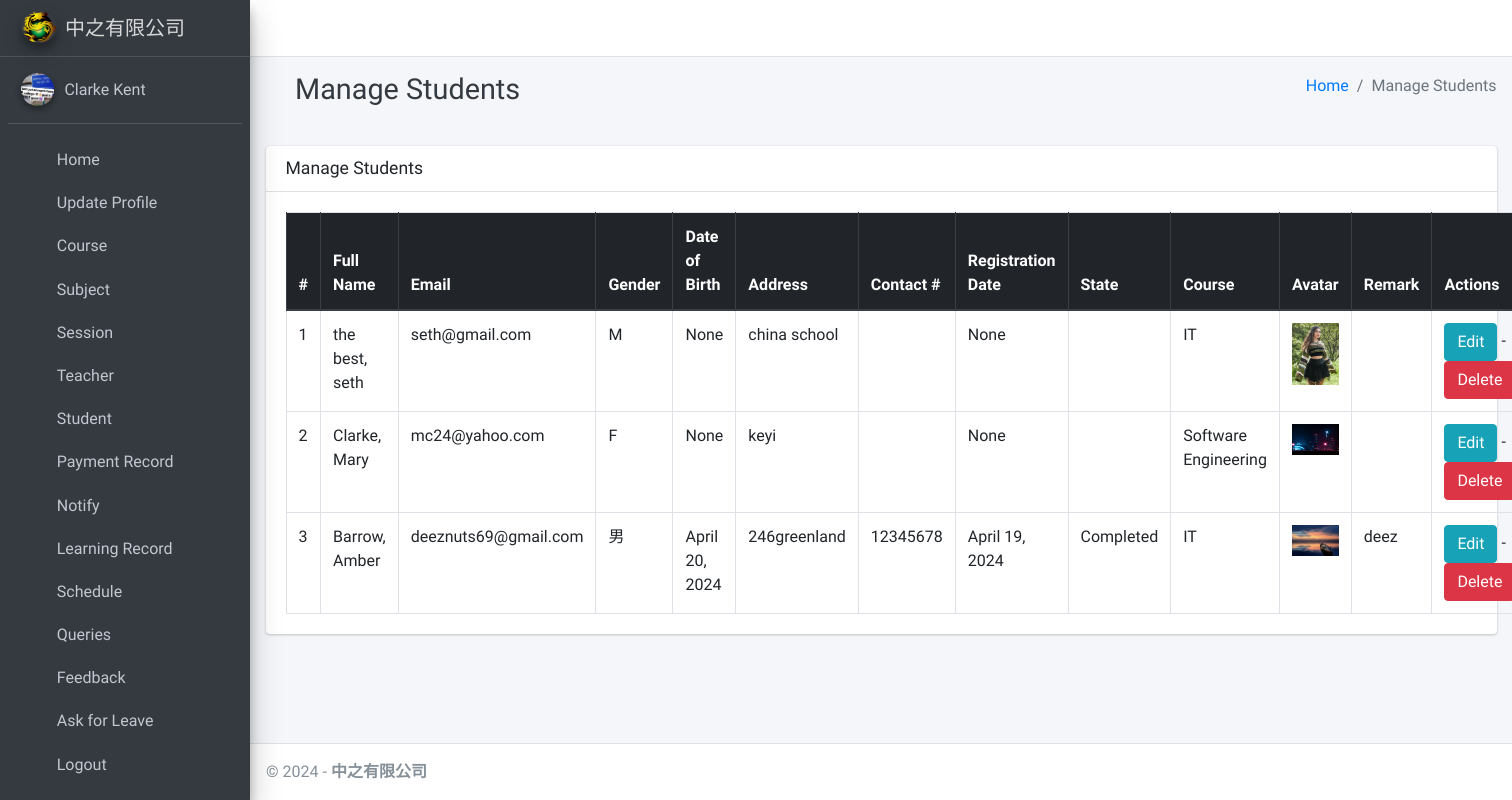
The page /student/manage/ (signed in) on the database as committed earlier.
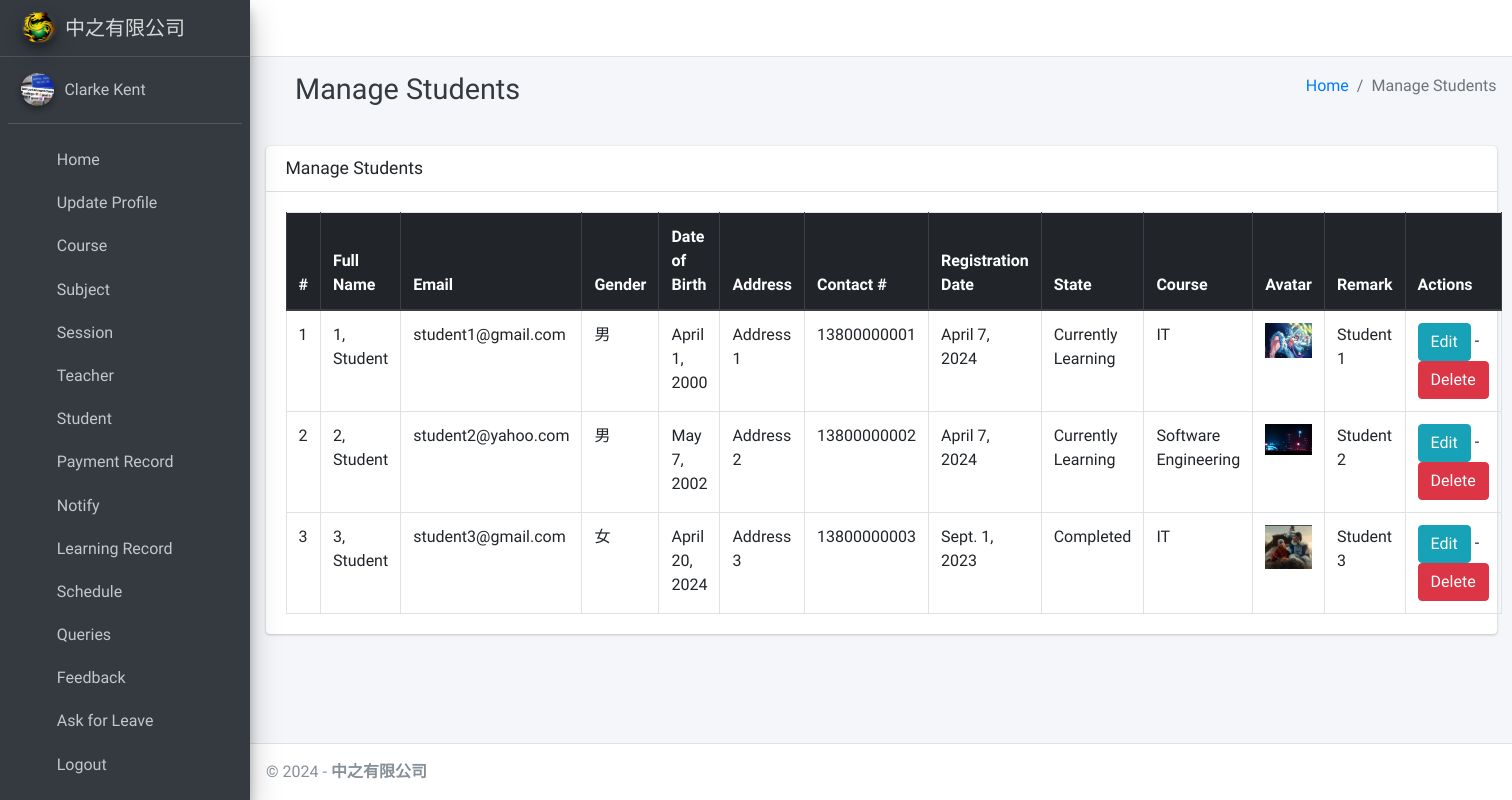
The same page on the database as committed later.
### main_app/models.py (models this page shows, shortened)
class CustomUser(AbstractUser):
    USER_TYPE = ((1, "HOD"), (2, "Teacher"), (3, "Student"))
    GENDER = [("M", "Male"), ("F", "Female")]
    username = None  # Removed username, using email instead
    email = models.EmailField(unique=True)
    user_type = models.CharField(default=1, choices=USER_TYPE, max_length=1)
    gender = models.CharField(max_length=1, choices=GENDER)
    profile_pic = models.ImageField()
    address = models.TextField()
    contact_num = models.TextField(default="")
    remark = models.TextField(default="")
    fcm_token = models.TextField(default="")  # For firebase notifications
    created_at = models.DateTimeField(auto_now_add=True)
    updated_at = models.DateTimeField(auto_now=True)
    USERNAME_FIELD = "email"
    REQUIRED_FIELDS = []
    objects = CustomUserManager()
    def __str__(self):
        return self.last_name + ", " + self.first_name

class Student(models.Model):
    admin = models.OneToOneField(CustomUser, on_delete=models.CASCADE)
    course = models.ForeignKey(Course, on_delete=models.DO_NOTHING, null=True, blank=False)
    session = models.ForeignKey(Session, on_delete=models.DO_NOTHING, null=True)
    date_of_birth = models.DateField(blank=True, null=True)
    reg_date = models.DateField(blank=True, null=True)
    state = models.CharField(max_length = 30, blank = True) #learning/completed/pending refund

class Course(models.Model):
    name = models.CharField(max_length=120)
    created_at = models.DateTimeField(auto_now_add=True)
    updated_at = models.DateTimeField(auto_now=True)

### main_app/hod_views.py (the view)
# urls.py: path("student/manage/", hod_views.manage_student, name='manage_student'),
def manage_student(request):
    students = CustomUser.objects.filter(user_type=3)
    context = {
        'students': students,
        'page_title': 'Manage Students'
    }
    return render(request, "hod_template/manage_student.html", context)

### main_app/templates/hod_template/manage_student.html (shortened to what this page needs)
{% extends 'main_app/base.html' %}
{% load static %}
{% block page_title %}<i class="nav-icon fas fa-graduation-cap"></i>  {{page_title}}{% endblock page_title %}
{% block content %}
<section class="content">
    <div class="container-fluid">
        <div class="row">
            <div class="col-md-12">
                <div class="card">
                    <div class="card-header">
                        <h3 class="card-title">{{page_title}}</h3>
                    </div>
                    <div class="card-body">
                        <table id="example2" class="table table-bordered table-hover">
                            <thead class="thead-dark">
                                <tr>
                                    <th>#</th>
                                    <th>Full Name</th>
                                    <th>Email</th>
                                    <th>Gender</th>
                                    <th>Date of Birth</th>
                                    <th>Address</th>
                                    <th>Contact #</th>
                                    <th>Registration Date</th>
                                    <th>State</th>
                                    <th>Course</th>
                                    <th>Avatar</th>
                                    <th>Remark</th>
                                    <th>Actions</th>
                                </tr>
                            </thead>
                            <tbody>
                                {% for student in students %}
                                <tr>
                                    <td>{{ forloop.counter }}</td>
                                    <td>{{student.last_name}}, {{student.first_name}}</td>
                                    <td>{{student.email}}</td>
                                    <td>{{student.gender}}</td>
                                    <td>{{student.student.date_of_birth}}</td>
                                    <td>{{student.address}}</td>
                                    <td>{{student.contact_num}}</td>
                                    <td>{{student.student.reg_date}}</td>
                                    <td>{{student.student.state}}</td>
                                    <td>{{student.student.course.name}}</td>
                                    <td>
                                        {% if student.profile_pic == ""  %}
                                        No Image
                                        {% else %}
                                        <img class="img img-fluid mb-2" height="56" width="56"
                                            src="{{student.profile_pic}}" alt="">
                                        {% endif %}
                                    </td>
                                    <td>{{student.remark}} </td>
                                    <td><a href="{% url 'edit_student' student.student.id %}" class="btn btn-info">Edit</a> -
                                        <a href="{% url 'delete_student' student.student.id %}" class="btn btn-danger" onclick="return confirm('Are you sure about this ?')">Delete</a>
                                    </td>
                                </tr>
                                {% endfor %}
                            </tbody>
                        </table>
                    </div>
                </div>
            </div>
        </div>
    </div>
</section>
{% endblock content %}

Rows that differ between the two databases and show on the page:
changed CustomUser: last_name "the best" → "1"; first_name "seth" → "Student"; email "seth@gmail.com" → "student1@gmail.com"; gender "M" → "男"; student.date_of_birth "None" → "April 1, 2000"; address "china school" → "Address 1"; contact_num (not shown) → "13800000001"; student.reg_date "None" → "April 7, 2024"; student.state (not shown) → "Currently Learning"; profile_pic: picture removed, a placeholder shows; remark (not shown) → "Student 1"
changed CustomUser "Software Engineering": last_name "Clarke" → "2"; first_name "Mary" → "Student"; email "mc24@yahoo.com" → "student2@yahoo.com"; gender "F" → "男"; student.date_of_birth "None" → "May 7, 2002"; address "keyi" → "Address 2"; contact_num (not shown) → "13800000002"; student.reg_date "None" → "April 7, 2024"; student.state (not shown) → "Currently Learning"; remark (not shown) → "Student 2"
changed CustomUser "Completed": last_name "Barrow" → "3"; first_name "Amber" → "Student"; email "deeznuts69@gmail.com" → "student3@gmail.com"; gender "男" → "女"; address "246greenland" → "Address 3"; contact_num "12345678" → "13800000003"; student.reg_date "April 19, 2024" → "Sept. 1, 2023"; profile_pic: picture removed, a placeholder shows; remark "deez" → "Student 3"
